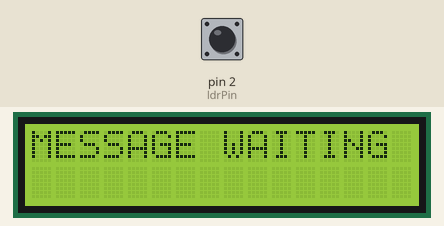
Simulated run of this sketch. Board: Arduino Uno, built with avr-gcc and run on an emulated ATmega328P. Parts: 16×2 character LCD. The inputs (shaded band) are chosen by the test bench; at power-on: pin 2 (ldrPin) HIGH. What the sketch prints to the serial monitor is not drawn.

Above: at 1.2 s.
1.3 s: pin 2 (ldrPin) pulsed LOW 5 times (0.12 s each, 0.3 s apart)
At 4.9 s:
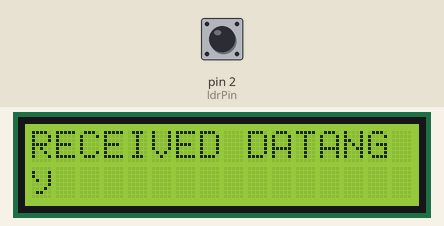
5.2 s: pin 2 (ldrPin) driven LOW
8.2 s: pin 2 (ldrPin) driven HIGH
9.7 s: pin 2 (ldrPin) driven LOW
12.7 s: pin 2 (ldrPin) pulsed HIGH 2 times (0.12 s each, 0.3 s apart)
16.3 s: pin 2 (ldrPin) driven HIGH
At 18.7 s:
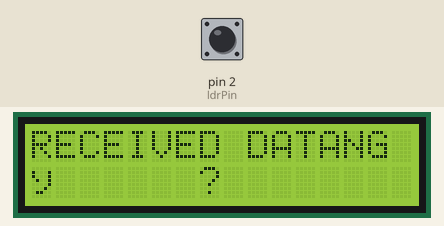
Timing chart, 0 to 19.9 s (numbered marks = the images above; inputs shaded):
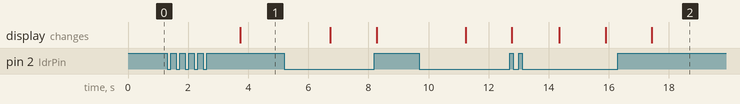

The sketch:

receiver.ino
```cpp
#include <Wire.h>
#include <LiquidCrystal_I2C.h>

LiquidCrystal_I2C lcd(0x27, 16, 2); // Initialize a LiquidCrystal object with the address 0x27 and size 16x2

const int ldrPin = 2; // Define the pin number for the LDR (Light Dependent Resistor)
volatile unsigned long lastChangeTime = 0; // Keep track of the last change in time
volatile bool ldrState = LOW; // Store the state of the LDR
volatile int bitCount = 0; // Counter for the received bits
unsigned long bitPeriod = 0; // Duration of a received bit
unsigned long eskizaman = 0; // Variable to store previous time
bool startread = 0; // Flag to indicate the start of reading data
bool periodsetted = 0; // Flag to indicate if the period has been set
char matrix[8]; // Array to hold received bits temporarily
int satir = 0; // Counter for LCD row position

void setup() {
  Serial.begin(9600); // Initialize serial communication at 9600 baud rate
  pinMode(ldrPin, INPUT); // Set LDR pin as input
  attachInterrupt(digitalPinToInterrupt(ldrPin), ldrInterrupt, CHANGE); // Attach interrupt to the LDR pin change
  lcd.init(); // Initialize the LCD
  lcd.backlight(); // Turn on the LCD backlight
  lcd.clear(); // Clear the LCD screen
  lcd.setCursor(0, 0); // Set the cursor to the first position
  lcd.print("MESSAGE WAITING"); // Display "MESSAGE WAITING" on the LCD
}

char displayContent[16] = "                  ";

void loop() {
  if (periodsetted) {
    unsigned long zaman = millis(); // Get the current time in milliseconds

    if (digitalRead(ldrPin) == LOW) {
      if (zaman - eskizaman > 3000) {
        lcd.clear(); // Clear the LCD screen after 3 seconds of low signal from LDR
        satir = 0; // Reset the row counter for LCD
      }
      startread = !startread; // Toggle the startread flag
      eskizaman = zaman; // Update the previous time
    }

    while (startread) {
      byte karakter = 0;

      delay(bitPeriod); // Wait for the duration of a bit

      for (int i = 0; i <= 7; i++) {
        bool value = digitalRead(ldrPin); // Read the LDR pin value
        matrix[i] = value; // Store the received bit in the matrix array
        delay(bitPeriod - 12); // Wait for the remaining time of the bit period

        karakter = (karakter << 1) | matrix[i]; // Construct the character from received bits
      }

      Serial.print(char(karakter)); // Print the received character to Serial Monitor

      char newkarakter = char(karakter); // Store the received character in a new variable

      lcd.setCursor(satir, 1); // Set the cursor position on the LCD
      lcd.print(newkarakter); // Print the received character on the LCD
      lcd.setCursor(0, 0); // Set the cursor to the first position
      lcd.print("RECEIVED DATA"); // Display "RECEIVED DATA" on the LCD
      satir++; // Increment the row counter

      if (satir > 16) {
        lcd.scrollDisplayLeft(); // Scroll the LCD display to the left if the row exceeds 16
      }

      startread = !startread; // Toggle the startread flag to exit the while loop
    }
  }
}

void ldrInterrupt() {
  unsigned long currentTime = millis(); // Get the current time in milliseconds

  ldrState = digitalRead(ldrPin); // Read the state of the LDR pin

  if (ldrState == HIGH) {
    lastChangeTime = currentTime; // Update the time if LDR state is HIGH
  } else {
    bitCount++; // Increment the bit count for each LOW state

    if (bitCount == 4) {
      bitPeriod = (currentTime - lastChangeTime) / 1; // Calculate the duration of the received bit
      detachInterrupt(digitalPinToInterrupt(ldrPin)); // Detach the interrupt for LDR pin
      periodsetted = 1; // Set the flag to indicate the period has been set
      Serial.print("First 8 Bit Period : "); // Print message to Serial Monitor
      Serial.print(bitPeriod); // Print the duration of the received bit
      Serial.println(" ms"); // Print units to Serial Monitor
      bitCount = 0; // Reset the bit count
      delay(bitPeriod); // Wait for the duration of the received bit
    }
  }
}
```

Measured:
- after the input at 1.3 s, the display: changes after 2.4 s (image 1)
- after the input at 16.3 s, the display: changes after 1.1 s (image 2)
